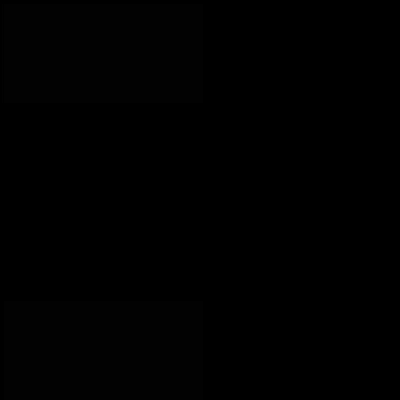
Frame 1 (no input)
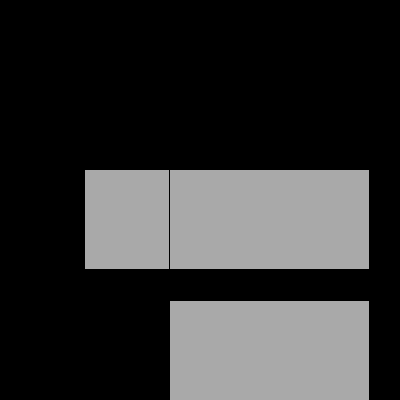
Frame 60 (the mouse pressed at the canvas centre just before this capture)
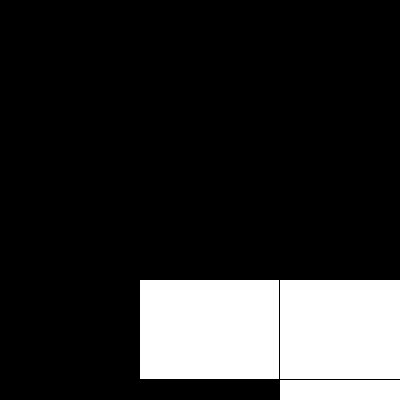
Frame 120 (the mouse held since frame 60 and released just before this capture)

The Processing sketch that drew these frames (run headless with seeded random() and noise(); from frame 60 on, the mouse is pressed at the canvas centre):

// Processing sketch: a_float_rect
// ── a_float_rect.pde
void setup () {
 size (400,400); 
}

void draw () {
background (0);
float x = sin(frameCount * 0.01) * 300;
float w = 200;

fill (x);
rect (x, x, w, 100);
rect (x, 300, w, 100);
rect (x*0.5, x, w, 100);
rect (x, x, w, 100);
}

// whereever you can, use variables to simplify equations
